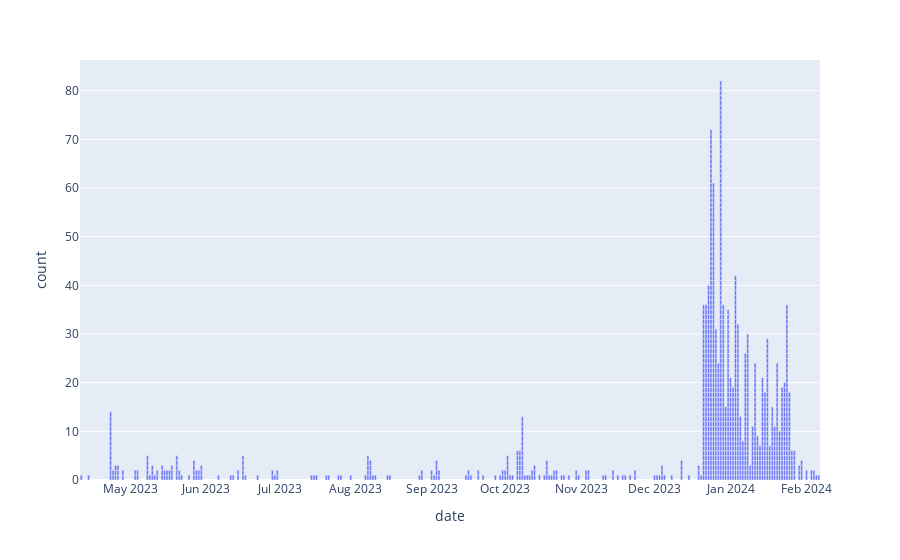

Source (notebook cell):
### Code cell
# combine the biles and owens data frames to graph the timeline 
final2 = pd.concat([sb, jo])
final2['date'] = pd.to_datetime(final2['Publish Date']).dt.date
final2['time'] = pd.to_datetime(final2['Publish Date']).dt.time

# plot time frame of comments 
plot2 = px.bar(final2, 'date')
plot2

### Figure 1 — Plotly figure (JSON) as saved in the notebook; plotly's stock layout.template omitted (floating-point values rounded to 4 significant figures; data arrays with more than 128 entries replaced by an {"elided": "..."} marker saying what was removed)
{"data": [{"alignmentgroup": "True", "hovertemplate": "date=%{x}<br>count=%{y}<extra></extra>", "legendgroup": "", "marker": {"color": "#636efa", "pattern": {"shape": ""}}, "name": "", "offsetgroup": "", "orientation": "v", "showlegend": false, "textposition": "auto", "type": "bar", "x": {"elided": "1195 str values"}, "xaxis": "x", "y": {"elided": "1195 int values"}, "yaxis": "y"}], "layout": {"barmode": "relative", "legend": {"tracegroupgap": 0}, "margin": {"t": 60}, "xaxis": {"anchor": "y", "domain": [0, 1], "title": {"text": "date"}}, "yaxis": {"anchor": "x", "domain": [0, 1], "title": {"text": "count"}}}}
